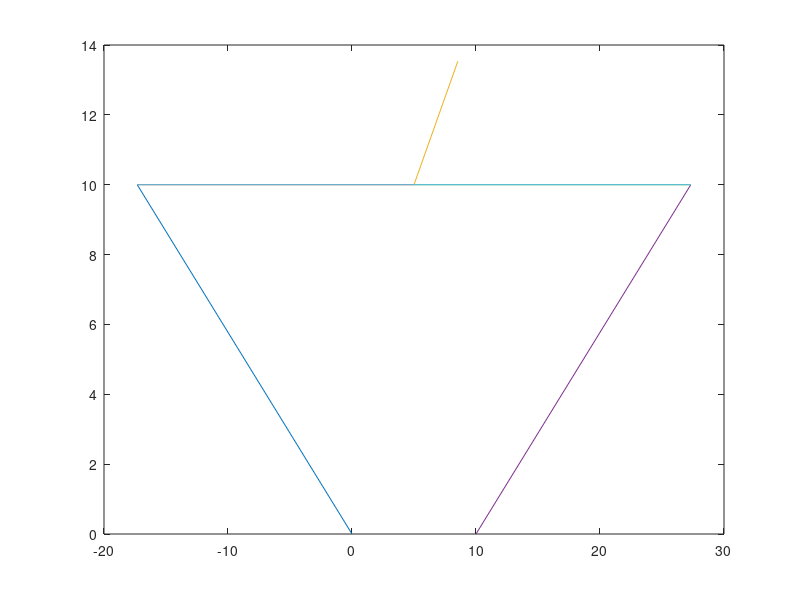

Reproduce this figure in MATLAB.
%% Constant Variables
T=2; % Total time duration [s]
%syms(a,b,c,d,ql,qr);
d=10; % Distance between the shoulders
a=20; % Length of upper arm [m]
b=20; % Length of forearm [m]
c=5; % Length of hand [m]
Sl=[0,0]; % origin/left shoulder
Sr=[d,0]; % right shoulder
ql=deg2rad(150); % 
qr=deg2rad(30);
theta=deg2rad(45);
%% Equations
El=[a*cos(ql),a*sin(ql)];
Er=[a*cos(qr)+d,a*sin(qr)];
C=[(Er(1)+El(1))/2,(Er(2)+El(2))/2];
vec_ErC=Er-C;
norm_ErC=norm(vec_ErC);
m=vec_ErC/norm_ErC; % identity vector ErC
n=[-1*m(2),m(1)]; % identity vector WC
norm_WC=sqrt(b^2-norm_ErC^2);
vec_WC=m*norm_WC;
W=C+vec_WC;
H=W+[c*cos(theta),c*sin(theta)];
%H=[sqrt((2*b^2-a^2*(1-cos(ql-qr)))/(a^2*(1-cos(ql-qr))))*(a*cos((ql+qr)/2)*sin((ql-qr)/2))+c*cos(theta)+d/2+(a*cos((ql+qr)/2)*cos((ql-qr)/2)),sqrt((2*b^2-a^2*(1-cos(ql-qr)))/(a^2*(1-cos(ql-qr))))*(a*sin((ql+qr)/2)*sin((ql-qr)/2)-d/2)+c*sin(theta)+(a*sin((ql+qr)/2)*cos((ql-qr)/2))];
%H=[-1*sqrt((2*b^2-a^2*(1-cos(ql-qr)))/(a^2*(1-cos(ql-qr))))*(a/2*sin(qr)-a/2*sin(ql))+c*cos(theta)+d/2+(a/2*cos(qr))+(a/2*cos(ql)),-1*sqrt((2*b^2-a^2*(1-cos(ql-qr)))/(a^2*(1-cos(ql-qr))))*(a/2*cos((ql))-a/2*cos(qr)-d/2)+c*sin(theta)+(a/2*sin(qr))+(a/2*sin(ql))];

%Hx=H(1);
%Hy=H(2);
plot([Sl(1),El(1)],[Sl(2),El(2)]); hold on;
plot([El(1),W(1)],[El(2),W(2)]);
plot([W(1),H(1)],[W(2),H(2)]);
plot([Sr(1),Er(1)],[Sr(2),Er(2)]);
plot([Er(1),W(1)],[Er(2),W(2)]);
plot([El(1),Er(1)],[El(2),Er(2)]);
